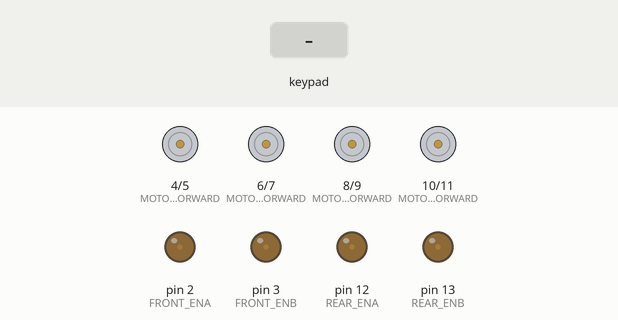
Recording of a sketch running on a simulated Arduino Mega 2560, built with avr-gcc and run on an emulated ATmega2560. On the bench: motor-driver pin pairs drawn as motors (green arrow = first pin HIGH = forward, orange = second pin HIGH = backward, longer = more drive), output pins drawn as LEDs (lit = HIGH). The test bench sets the inputs (shaded band). What the sketch prints to the serial monitor is not drawn.

Above: at 1.2 s.
1.3 s: key 'U' pressed
At 1.53 s:
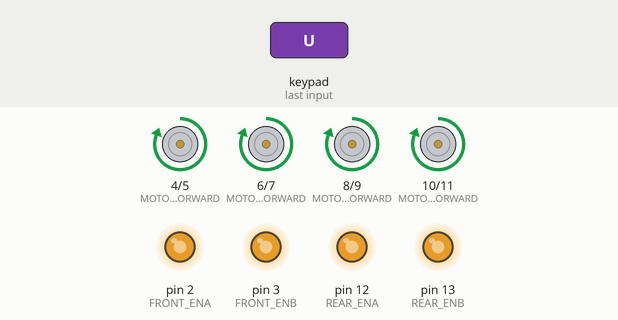
3.2 s: key 'D' pressed
At 3.43 s:
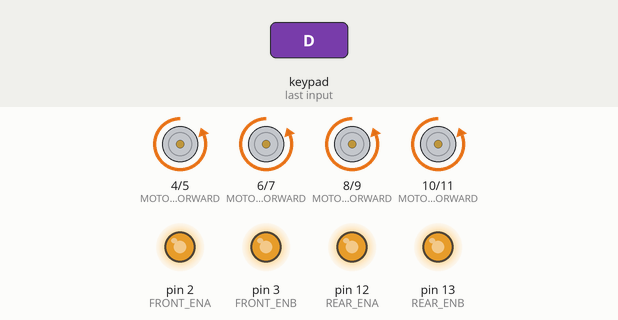
5.1 s: key 'L' pressed
At 5.33 s:
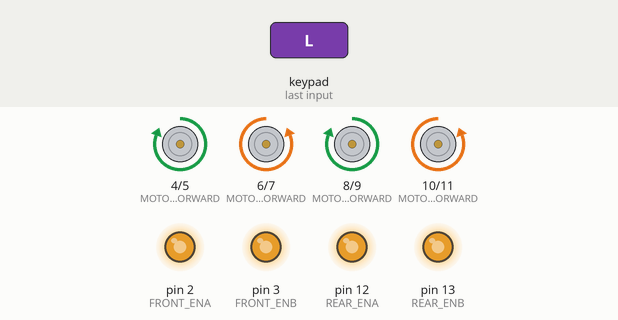
8.1 s: key 'R' pressed
At 8.32 s:
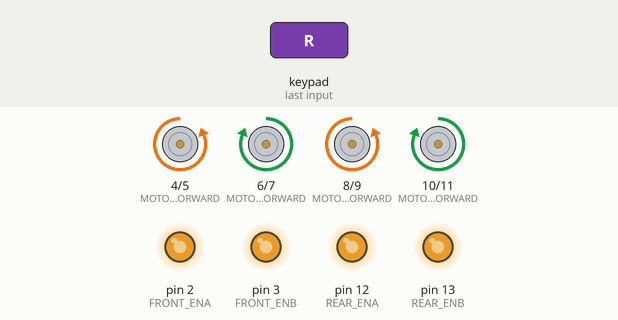
Timing chart, 0 to 11.1 s (numbered marks = the images above; inputs shaded):
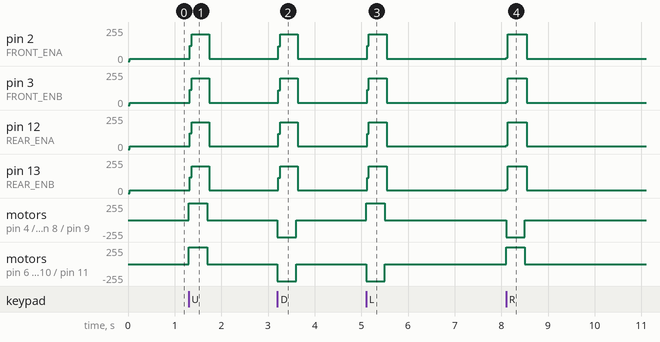

Measured:
- after the input at 1.3 s, pin 2 (FRONT_ENA): 16/255 → 200/255 at once, → 16/255 0.42 s later; pin 3 (FRONT_ENB): 18/255 → 200/255 at once, → 17/255 0.42 s later
- after the input at 3.2 s, pin 2 (FRONT_ENA): 16/255 → 200/255 at once, → 16/255 0.42 s later; pin 3 (FRONT_ENB): 17/255 → 200/255 at once, → 17/255 0.42 s later
- after the input at 5.1 s, pin 2 (FRONT_ENA): 16/255 → 200/255 at once, → 16/255 0.42 s later; pin 3 (FRONT_ENB): 17/255 → 200/255 at once, → 17/255 0.42 s later
- after the input at 8.1 s, pin 2 (FRONT_ENA): 16/255 → 200/255 at once, → 16/255 0.44 s later; pin 3 (FRONT_ENB): 17/255 → 200/255 at once, → 17/255 0.44 s later

The sketch:

arduinoCodeForTheWheelAndConnectingViaBluetooth.ino
```cpp
#define CUSTOM_SETTINGS
#define INCLUDE_GAMEPAD_MODULE
#include <Dabble.h>
const unsigned long BAUD_RATE = 9600;
int FRONT_ENA_value = 200;
bool circlePressedPrev = false;
bool trianglePressedPrev = false;
//TODO:add LED indicators on car
// SET circle to accelerate, triangle to decelerate

#define MOTOR_FRONT_LEFT_FORWARD 6
#define MOTOR_FRONT_LEFT_BACKWARD 7
#define MOTOR_FRONT_RIGHT_FORWARD 4
#define MOTOR_FRONT_RIGHT_BACKWARD 5
#define MOTOR_REAR_LEFT_FORWARD 10
#define MOTOR_REAR_LEFT_BACKWARD 11
#define MOTOR_REAR_RIGHT_FORWARD 8
#define MOTOR_REAR_RIGHT_BACKWARD 9

#define FRONT_ENA 2
#define FRONT_ENB 3
#define REAR_ENA 12
#define REAR_ENB 13

void setup() {

  pinMode(MOTOR_FRONT_LEFT_FORWARD, OUTPUT);
  pinMode(MOTOR_FRONT_LEFT_BACKWARD, OUTPUT);
  pinMode(MOTOR_FRONT_RIGHT_FORWARD, OUTPUT);
  pinMode(MOTOR_FRONT_RIGHT_BACKWARD, OUTPUT);
  pinMode(MOTOR_REAR_LEFT_FORWARD, OUTPUT);
  pinMode(MOTOR_REAR_LEFT_BACKWARD, OUTPUT);
  pinMode(MOTOR_REAR_RIGHT_FORWARD, OUTPUT);
  pinMode(MOTOR_REAR_RIGHT_BACKWARD, OUTPUT);
  pinMode(FRONT_ENA, OUTPUT);
  pinMode(FRONT_ENB, OUTPUT);
  pinMode(REAR_ENA, OUTPUT);
  pinMode(REAR_ENB, OUTPUT);
  Serial.begin(BAUD_RATE);//usb
  Serial3.begin(BAUD_RATE); //Serial3 for communication with HM-10,RX 14 TX 15
  Dabble.begin(BAUD_RATE,14,15);
  Serial.println("setup complete");

}

void loop(){
  Dabble.processInput();

  analogWrite(FRONT_ENA, FRONT_ENA_value);//>70 to move and little buzzling
  analogWrite(FRONT_ENB, FRONT_ENA_value);//start speed: 100,ENA speed:70--255
  analogWrite(REAR_ENA, FRONT_ENA_value);
  analogWrite(REAR_ENB, FRONT_ENA_value);

  if (GamePad.isUpPressed())
  {
    moveForward();

  }

  else if (GamePad.isDownPressed())
  {
   moveBackward();
  }

  else if (GamePad.isLeftPressed())
  {
    turnLeft();
  }

  else if (GamePad.isRightPressed())
  {
    turnRight();
  }
  else
  {
    analogWrite(FRONT_ENA, 0);
    analogWrite(FRONT_ENB, 0);
    analogWrite(REAR_ENA, 0);
    analogWrite(REAR_ENB, 0);
    stopCar();
  }
if (GamePad.isCirclePressed() && !circlePressedPrev) {
    motorAccel();
    circlePressedPrev = true;
  } else if (!GamePad.isCirclePressed()) {
    circlePressedPrev = false;
  }

  if (GamePad.isTrianglePressed() && !trianglePressedPrev) {
    motorDecel();
    trianglePressedPrev = true;
  } else if (!GamePad.isTrianglePressed()) {
    trianglePressedPrev = false;
  }

}
void motorAccel() {
  if (FRONT_ENA_value < 256) {
    FRONT_ENA_value += 10;
    updateMotorSpeed();
  }
}

void motorDecel() {
  if (FRONT_ENA_value < 256) {
    FRONT_ENA_value -= 10;
    updateMotorSpeed();
  }
}
void updateMotorSpeed() {

  analogWrite(FRONT_ENA, FRONT_ENA_value);
  analogWrite(FRONT_ENB, FRONT_ENA_value);
  analogWrite(REAR_ENA, FRONT_ENA_value);
  analogWrite(REAR_ENB, FRONT_ENA_value);
}

void moveForward() {
  digitalWrite(MOTOR_FRONT_LEFT_FORWARD, HIGH);
  digitalWrite(MOTOR_FRONT_LEFT_BACKWARD, LOW);
  digitalWrite(MOTOR_FRONT_RIGHT_FORWARD, HIGH);
  digitalWrite(MOTOR_FRONT_RIGHT_BACKWARD, LOW);
  digitalWrite(MOTOR_REAR_LEFT_FORWARD, HIGH);
  digitalWrite(MOTOR_REAR_LEFT_BACKWARD, LOW);
  digitalWrite(MOTOR_REAR_RIGHT_FORWARD, HIGH);
  digitalWrite(MOTOR_REAR_RIGHT_BACKWARD, LOW);
}
void moveBackward() {
  digitalWrite(MOTOR_FRONT_LEFT_FORWARD, LOW);
  digitalWrite(MOTOR_FRONT_LEFT_BACKWARD, HIGH);
  digitalWrite(MOTOR_FRONT_RIGHT_FORWARD, LOW);
  digitalWrite(MOTOR_FRONT_RIGHT_BACKWARD, HIGH);
  digitalWrite(MOTOR_REAR_LEFT_FORWARD, LOW);
  digitalWrite(MOTOR_REAR_LEFT_BACKWARD, HIGH);
  digitalWrite(MOTOR_REAR_RIGHT_FORWARD, LOW);
  digitalWrite(MOTOR_REAR_RIGHT_BACKWARD, HIGH);
}

void turnLeft() {
  digitalWrite(MOTOR_FRONT_LEFT_FORWARD, LOW);
  digitalWrite(MOTOR_FRONT_LEFT_BACKWARD, HIGH);
  digitalWrite(MOTOR_FRONT_RIGHT_FORWARD, HIGH);
  digitalWrite(MOTOR_FRONT_RIGHT_BACKWARD, LOW);
  digitalWrite(MOTOR_REAR_LEFT_FORWARD, LOW);
  digitalWrite(MOTOR_REAR_LEFT_BACKWARD, HIGH);
  digitalWrite(MOTOR_REAR_RIGHT_FORWARD, HIGH);
  digitalWrite(MOTOR_REAR_RIGHT_BACKWARD, LOW);
}


void turnRight() {
  digitalWrite(MOTOR_FRONT_LEFT_FORWARD, HIGH);
  digitalWrite(MOTOR_FRONT_LEFT_BACKWARD, LOW);
  digitalWrite(MOTOR_FRONT_RIGHT_FORWARD, LOW);
  digitalWrite(MOTOR_FRONT_RIGHT_BACKWARD, HIGH);
  digitalWrite(MOTOR_REAR_LEFT_FORWARD, HIGH);
  digitalWrite(MOTOR_REAR_LEFT_BACKWARD, LOW);
  digitalWrite(MOTOR_REAR_RIGHT_FORWARD, LOW);
  digitalWrite(MOTOR_REAR_RIGHT_BACKWARD, HIGH);
}

void stopCar() {
  digitalWrite(MOTOR_FRONT_LEFT_FORWARD, LOW);
  digitalWrite(MOTOR_FRONT_LEFT_BACKWARD, LOW);
  digitalWrite(MOTOR_FRONT_RIGHT_FORWARD, LOW);
  digitalWrite(MOTOR_FRONT_RIGHT_BACKWARD, LOW);
  digitalWrite(MOTOR_REAR_LEFT_FORWARD, LOW);
  digitalWrite(MOTOR_REAR_LEFT_BACKWARD, LOW);
  digitalWrite(MOTOR_REAR_RIGHT_FORWARD, LOW);
  digitalWrite(MOTOR_REAR_RIGHT_BACKWARD, LOW);
}
```
